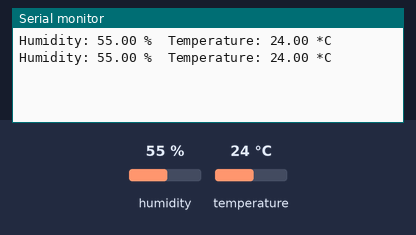
Bench run of a sketch on a simulated Arduino Uno, built with avr-gcc and run on an emulated ATmega328P. On the bench: the last lines printed to the serial monitor. Inputs (shaded band) come from the test bench; at power-on: humidity 55 %, temperature 24 °C.

Above: at 2.8 s.
2.9 s: humidity set to 22 %
At 4.6 s:
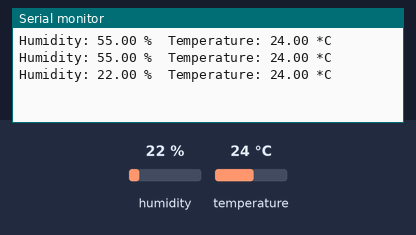
5.6 s: temperature set to 12 °C
At 7.0 s:
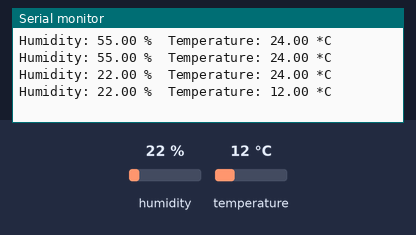
8.3 s: humidity set to 40 %
At 10.7 s:
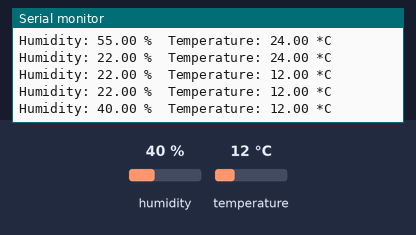
Timing chart, 0 to 12.2 s (numbered marks = the images above; inputs shaded):
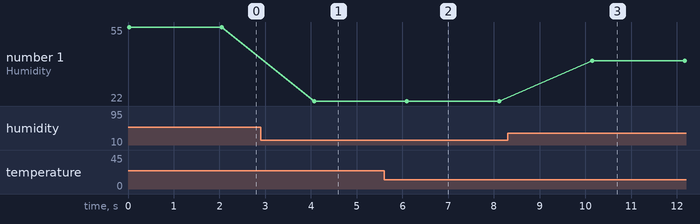

The sketch:

UNO_R3_DHT.ino
```cpp
#include <DHT.h>

const int timeDelay = 2000;
const int DHT11Pin = 2;
float Humidity, Temperature;

DHT MyDHT(DHT11Pin, DHT11);

void setup() {

  Serial.begin(9600);
  MyDHT.begin();
}

void loop() {
  Humidity = MyDHT.readHumidity();
  Temperature = MyDHT.readTemperature();

  if (isnan(Humidity)||isnan(Temperature)) {
    Serial.println("Reading Failed");
  }
  else {
    Serial.print("Humidity: ");
    Serial.print(Humidity);
    Serial.print(" %\t");
    Serial.print("Temperature: ");
    Serial.print(Temperature);
    Serial.println(" *C");
  }
  delay(timeDelay);
}
```

Measured:
- after the input at 2.9 s, the serial monitor: prints a new line after 1.2 s (image 1)
- after the input at 5.6 s, the serial monitor: prints a new line after 0.50 s (image 2)
- after the input at 8.3 s, the serial monitor: prints a new line after 1.8 s (image 3)
- plotted number 1: 55 → 22 after the input at 2.9 s, 22 → 40 after the input at 8.3 s
